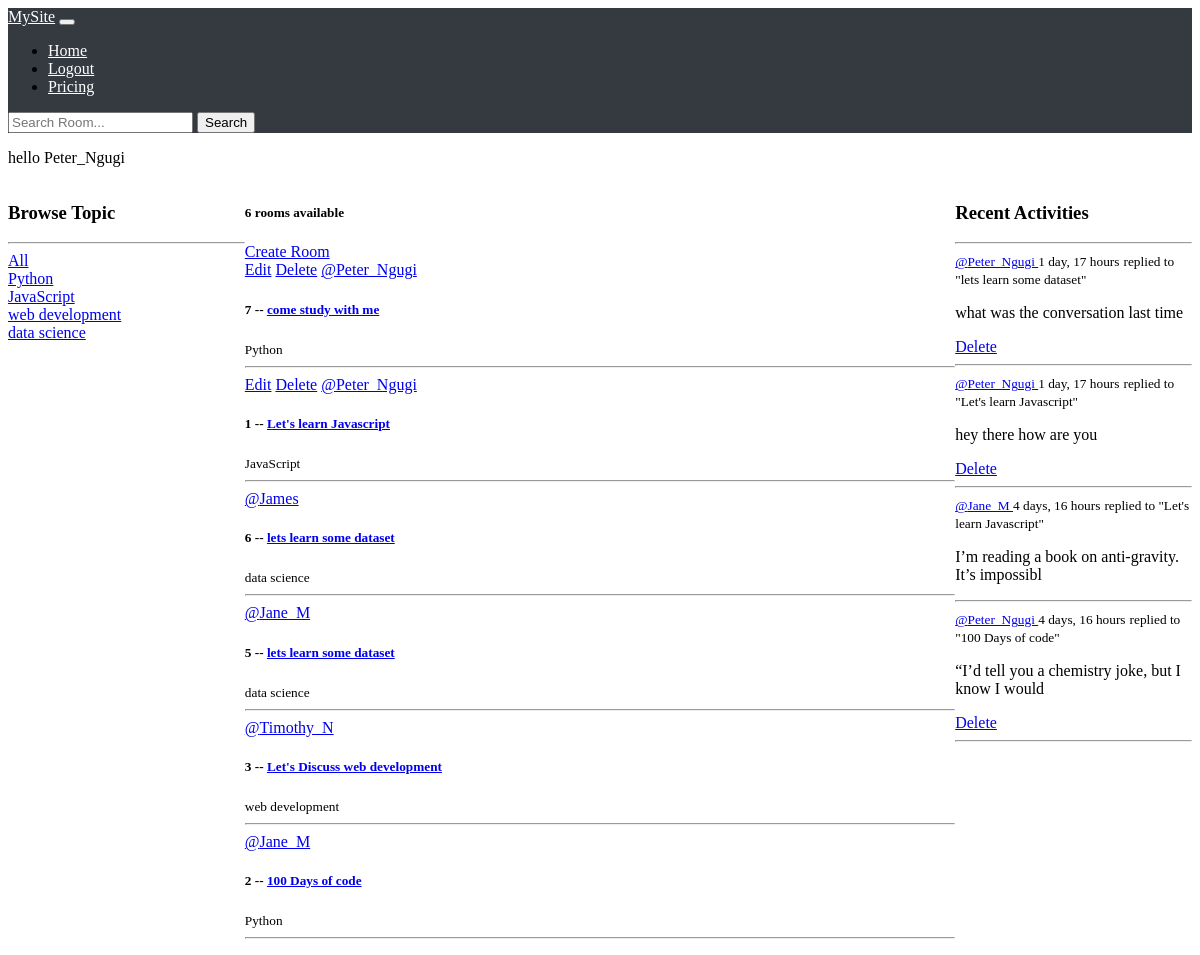
The app's page / (signed in) with its own data.
### base/models.py (models this page shows, shortened)
class Topic(models.Model):
    name = models.CharField(max_length=200)

class Room(models.Model):
    host = models.ForeignKey(User, on_delete=models.SET_NULL, null=True)
    topic = models.ForeignKey(Topic, on_delete=models.SET_NULL, null=True)
    name = models.CharField(max_length=150)
    description = models.TextField(null=True, blank=True)
    participants = models.ManyToManyField(User, related_name='participants', blank=True)
    updated = models.DateField(auto_now=True)
    created = models.DateTimeField(auto_now_add=True)
    class Meta:
        ordering = ['-updated', '-created']
    def __str__(self):
       return self.name

class Message(models.Model):
    user = models.ForeignKey(User, on_delete=models.CASCADE)
    room = models.ForeignKey(Room, on_delete=models.CASCADE)
    body = models.TextField()
    updated = models.DateField(auto_now=True)
    created = models.DateTimeField(auto_now_add=True)
    class Meta:
        ordering = ['-updated', '-created']
    def __str__(self):
        return self.body[0:50]

### base/views.py (the view)
# urls.py: path('', views.home, name="home"),
def home(request):
    q = request.GET.get('q') if request.GET.get('q') != None else ''
    rooms = Room.objects.filter(
                                Q(topic__name__icontains=q) |
                                Q(name__icontains=q) |
                                Q(description__icontains=q)
                                )
    room_count = rooms.count()
    topics = Topic.objects.all()
    room_messages = Message.objects.filter(Q(room__topic__name__icontains= q))
    context = {'rooms': rooms, 'topics': topics, 'room_count':room_count,
               'room_messages':room_messages}
    return render(request, 'base/home.html', context)

### base/templates/base/home.html (shortened to what this page needs)
{% extends "main.html" %}
{% block content %}
<div class="home-container">
    <div class="topics">
    {% include 'base/topics_components.html' %}
    </div>
    <div class="rooms">
        <h5>{{room_count}} rooms available</h5>
        <a href="{% url 'create-room' %}">Create Room</a>
        {% include 'base/feed_components.html' %}
    </div>
    <div class="activities">
        {% include 'base/activity_components.html' %}
    </div>
</div>
{% endblock content %}

### templates/navbar.html (shortened to what this page needs)
<!DOCTYPE html>
<html lang="en">
<head>
</head>
<body>
    <nav class="navbar navbar-expand-lg navbar-dark navbar-custom">
        <div class="container-fluid">
            <a class="navbar-brand" href="{% url 'home' %}">MySite</a>
            <button class="navbar-toggler" type="button" data-toggle="collapse" data-target="#navbarNav" aria-controls="navbarNav" aria-expanded="false" aria-label="Toggle navigation">
            </button>
            <div class="collapse navbar-collapse" id="navbarNav">
                <ul class="navbar-nav mr-auto">
                    <li class="nav-item active">
                        <a class="nav-link" href="{% url 'home'%}">Home</a>
                    </li>
                    <li class="nav-item" href="#">
                        {% if user.is_authenticated %}
                           <a class="nav-link"  href="{% url 'logout' %}">Logout</a>
                        {% else %}
                           <a class="nav-link" href="{% url 'login' %}">Login</a>
                        {% endif %}
                    </li>
                    <li class="nav-item">
                        <a class="nav-link" href="#">Pricing</a>
                    </li>
                </ul>
                <form class="form-inline my-2 my-lg-0 search-bar" method="GET" action="{% url 'home' %}">
                    <input class="form-control mr-sm-2" type="search" name="q" placeholder="Search Room..." aria-label="Search">
                    <button class="btn btn-outline-light my-2 my-sm-0" type="submit">Search</button>
                </form>
            </div>
        </div>
    </nav>
    <div class="container mt-4">
        {% block content %}
           {% if user.is_authenticated %}
                <p> hello {{request.user}}</p>
            {%endif%}
        {% endblock content %}
    </div>
</body>
</html>

### base/templates/base/topics_components.html
    <h3>Browse Topic</h3>
    <hr>
    <div>
        <a href="{% url 'home' %}">All</a>
     </div>
    {% for topic in topics%}
         <div>
            <a href="{% url 'home' %}?q={{topic.name}}">{{ topic.name }}</a>
         </div>
    {% endfor %}

### base/templates/base/feed_components.html
<div>
    {% for room in rooms %}
        <div>
            {% if request.user == room.host %}
            <a href="{% url 'update-room' room.id %}">Edit</a>
            <a href="{% url 'delete-room' room.id %}">Delete</a>
            {% endif%}
            <a href="{% url 'user-profile' room.host.id %}">@{{room.host.username}}</a>
            <h5>{{ room.id}} -- <a href="{%  url 'room' room.id %}">{{room.name}}</a></h5>
            <small>{{room.topic.name}}</small>
            <hr>
        </div>
    {% endfor %}
</div>

### base/templates/base/activity_components.html
<h3> Recent Activities</h3>
<hr>
{% for message in room_messages %}
    <div>
        <small><a href="{% url 'user-profile' message.user.id %}">
            @{{ message.user}} </a> {{message.created|timesince}}</small>
        <small> replied to "{{ message.room }}"</small>
        <p>{{message}}</p>
        {% if request.user == message.user %}
            <a href="{% url 'delete-message' message.id %}">Delete</a>
        {% endif %}
        <hr>
    </div>
{% endfor %}

### static/css_styles/main.css (style rules this page uses)
body { background-color: #fff; }

### templates/navbar.html (style rules this page uses)
.navbar-custom { background-color: #343a40; }
.navbar-brand, .nav-link, .search-bar input[type="text"] { color: #ffffff; }

### base/templates/base/home.html (style rules this page uses)
.home-container { display: grid; grid-template-columns: 1fr 3fr 1fr; }
.topics { grid-column: 1 / 2; }
.rooms { grid-column: 2 / 3; }
.activities { grid-column: 3 / 4; }

### records on screen
Topic: name "Python"
Topic: name "JavaScript"
Topic: name "web development"
Topic: name "data science"
Room: shows "Edit", host.username "Peter_Ngugi", id "7", name "come study with me", topic.name "Python"
Room: shows "Edit", host.username "Peter_Ngugi", id "1", name "Let's learn Javascript", topic.name "JavaScript"
Room: host.username "James", id "6", name "lets learn some dataset", topic.name "data science"
Room: host.username "Jane_M", id "5", name "lets learn some dataset", topic.name "data science"
Room: host.username "Timothy_N", id "3", name "Let's Discuss web development", topic.name "web development"
Room: host.username "Jane_M", id "2", name "100 Days of code", topic.name "Python"
Message: user "Peter_Ngugi", created "1 day, 17 hours", room "lets learn some dataset", body "what was the conversation last time", shows "Delete"
Message: user "Peter_Ngugi", created "1 day, 17 hours", room "Let's learn Javascript", body "hey there how are you", shows "Delete"
Message: user "Jane_M", created "4 days, 16 hours", room "Let's learn Javascript", body "I’m reading a book on anti-gravity. It’s impossibl"
Message: user "Peter_Ngugi", created "4 days, 16 hours", room "100 Days of code", body "“I’d tell you a chemistry joke, but I know I would", shows "Delete"

### other values on screen
{{ request.user }} "Peter_Ngugi"
{{ room_count }} "6"
